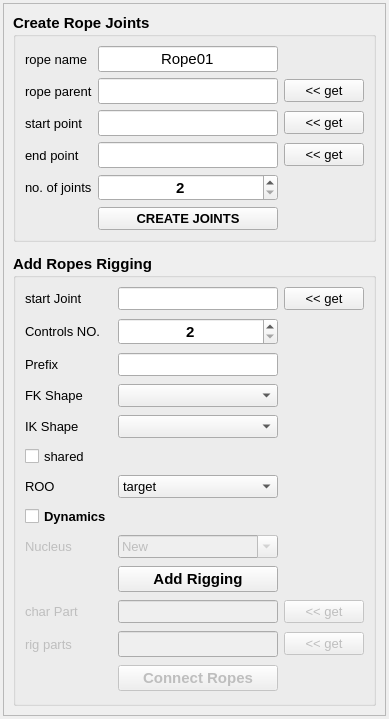
<?xml version="1.0" encoding="UTF-8"?>
<ui version="4.0">
 <class>MainWindow</class>
 <widget class="QMainWindow" name="MainWindow">
  <property name="enabled">
   <bool>true</bool>
  </property>
  <property name="geometry">
   <rect>
    <x>0</x>
    <y>0</y>
    <width>389</width>
    <height>692</height>
   </rect>
  </property>
  <property name="windowTitle">
   <string>ropeChainSetup v.01</string>
  </property>
  <widget class="QWidget" name="centralwidget">
   <layout class="QGridLayout" name="gridLayout_5">
    <property name="margin">
     <number>3</number>
    </property>
    <item row="0" column="0">
     <widget class="QFrame" name="frame">
      <property name="frameShape">
       <enum>QFrame::StyledPanel</enum>
      </property>
      <property name="frameShadow">
       <enum>QFrame::Sunken</enum>
      </property>
      <layout class="QGridLayout" name="gridLayout_4">
       <property name="verticalSpacing">
        <number>12</number>
       </property>
       <item row="0" column="0">
        <widget class="QGroupBox" name="groupBox">
         <property name="font">
          <font>
           <pointsize>11</pointsize>
           <weight>75</weight>
           <italic>false</italic>
           <bold>true</bold>
          </font>
         </property>
         <property name="title">
          <string>Create Rope Joints</string>
         </property>
         <layout class="QGridLayout" name="gridLayout_3">
          <item row="2" column="0">
           <widget class="QLabel" name="label_2">
            <property name="font">
             <font>
              <pointsize>10</pointsize>
              <weight>50</weight>
              <bold>false</bold>
             </font>
            </property>
            <property name="text">
             <string>start point</string>
            </property>
            <property name="alignment">
             <set>Qt::AlignLeading|Qt::AlignLeft|Qt::AlignVCenter</set>
            </property>
           </widget>
          </item>
          <item row="0" column="1">
           <widget class="QLineEdit" name="ropeNameTxt">
            <property name="font">
             <font>
              <weight>50</weight>
              <bold>false</bold>
             </font>
            </property>
            <property name="text">
             <string>Rope01</string>
            </property>
            <property name="alignment">
             <set>Qt::AlignCenter</set>
            </property>
           </widget>
          </item>
          <item row="1" column="0">
           <widget class="QLabel" name="label_5">
            <property name="font">
             <font>
              <pointsize>10</pointsize>
              <weight>50</weight>
              <bold>false</bold>
             </font>
            </property>
            <property name="text">
             <string>rope parent</string>
            </property>
            <property name="alignment">
             <set>Qt::AlignLeading|Qt::AlignLeft|Qt::AlignVCenter</set>
            </property>
           </widget>
          </item>
          <item row="3" column="2">
           <widget class="QPushButton" name="endPointGet">
            <property name="font">
             <font>
              <pointsize>10</pointsize>
              <weight>50</weight>
              <bold>false</bold>
             </font>
            </property>
            <property name="styleSheet">
             <string notr="true">selection-background-color: rgb(85, 85, 85);</string>
            </property>
            <property name="text">
             <string>&lt;&lt; get</string>
            </property>
           </widget>
          </item>
          <item row="2" column="2">
           <widget class="QPushButton" name="startPointGet">
            <property name="font">
             <font>
              <pointsize>10</pointsize>
              <weight>50</weight>
              <bold>false</bold>
             </font>
            </property>
            <property name="text">
             <string>&lt;&lt; get</string>
            </property>
           </widget>
          </item>
          <item row="2" column="1">
           <widget class="QLineEdit" name="startPointText">
            <property name="alignment">
             <set>Qt::AlignCenter</set>
            </property>
           </widget>
          </item>
          <item row="5" column="1">
           <widget class="QPushButton" name="createBTN">
            <property name="font">
             <font>
              <pointsize>10</pointsize>
              <weight>75</weight>
              <bold>true</bold>
             </font>
            </property>
            <property name="styleSheet">
             <string notr="true">
selection-background-color: rgb(53, 53, 53);</string>
            </property>
            <property name="text">
             <string>CREATE JOINTS</string>
            </property>
           </widget>
          </item>
          <item row="3" column="0">
           <widget class="QLabel" name="label_3">
            <property name="font">
             <font>
              <pointsize>10</pointsize>
              <weight>50</weight>
              <bold>false</bold>
             </font>
            </property>
            <property name="text">
             <string>end point</string>
            </property>
            <property name="alignment">
             <set>Qt::AlignLeading|Qt::AlignLeft|Qt::AlignVCenter</set>
            </property>
           </widget>
          </item>
          <item row="0" column="0">
           <widget class="QLabel" name="label">
            <property name="font">
             <font>
              <pointsize>10</pointsize>
              <weight>50</weight>
              <bold>false</bold>
             </font>
            </property>
            <property name="text">
             <string>rope name</string>
            </property>
            <property name="alignment">
             <set>Qt::AlignLeading|Qt::AlignLeft|Qt::AlignVCenter</set>
            </property>
           </widget>
          </item>
          <item row="1" column="2">
           <widget class="QPushButton" name="ropeParentGet">
            <property name="font">
             <font>
              <pointsize>10</pointsize>
              <weight>50</weight>
              <bold>false</bold>
             </font>
            </property>
            <property name="text">
             <string>&lt;&lt; get</string>
            </property>
           </widget>
          </item>
          <item row="4" column="1">
           <widget class="QSpinBox" name="noOfJoints">
            <property name="alignment">
             <set>Qt::AlignCenter</set>
            </property>
            <property name="suffix">
             <string/>
            </property>
            <property name="minimum">
             <number>2</number>
            </property>
            <property name="maximum">
             <number>511</number>
            </property>
           </widget>
          </item>
          <item row="3" column="1">
           <widget class="QLineEdit" name="endPointText">
            <property name="alignment">
             <set>Qt::AlignCenter</set>
            </property>
           </widget>
          </item>
          <item row="1" column="1">
           <widget class="QLineEdit" name="ropeParentText">
            <property name="text">
             <string/>
            </property>
            <property name="alignment">
             <set>Qt::AlignCenter</set>
            </property>
           </widget>
          </item>
          <item row="4" column="0">
           <widget class="QLabel" name="label_4">
            <property name="font">
             <font>
              <pointsize>10</pointsize>
              <weight>50</weight>
              <bold>false</bold>
             </font>
            </property>
            <property name="text">
             <string>no. of joints</string>
            </property>
            <property name="alignment">
             <set>Qt::AlignLeading|Qt::AlignLeft|Qt::AlignVCenter</set>
            </property>
           </widget>
          </item>
         </layout>
        </widget>
       </item>
       <item row="1" column="0">
        <widget class="QGroupBox" name="groupBox_2">
         <property name="enabled">
          <bool>true</bool>
         </property>
         <property name="font">
          <font>
           <pointsize>11</pointsize>
           <weight>75</weight>
           <bold>true</bold>
          </font>
         </property>
         <property name="title">
          <string>Add Ropes Rigging</string>
         </property>
         <layout class="QGridLayout" name="gridLayout">
          <property name="bottomMargin">
           <number>12</number>
          </property>
          <property name="verticalSpacing">
           <number>8</number>
          </property>
          <item row="12" column="1">
           <widget class="QPushButton" name="connectRopesBTN">
            <property name="enabled">
             <bool>false</bool>
            </property>
            <property name="font">
             <font>
              <pointsize>11</pointsize>
              <weight>75</weight>
              <bold>true</bold>
             </font>
            </property>
            <property name="text">
             <string>Connect Ropes</string>
            </property>
           </widget>
          </item>
          <item row="11" column="2">
           <widget class="QPushButton" name="rigPartsGet">
            <property name="enabled">
             <bool>false</bool>
            </property>
            <property name="font">
             <font>
              <pointsize>10</pointsize>
              <weight>50</weight>
              <bold>false</bold>
             </font>
            </property>
            <property name="text">
             <string>&lt;&lt; get</string>
            </property>
           </widget>
          </item>
          <item row="11" column="1">
           <widget class="QLineEdit" name="rigPartsTxt">
            <property name="enabled">
             <bool>false</bool>
            </property>
           </widget>
          </item>
          <item row="11" column="0">
           <widget class="QLabel" name="label_16">
            <property name="enabled">
             <bool>false</bool>
            </property>
            <property name="font">
             <font>
              <pointsize>10</pointsize>
              <weight>50</weight>
              <bold>false</bold>
             </font>
            </property>
            <property name="text">
             <string>rig parts</string>
            </property>
           </widget>
          </item>
          <item row="10" column="2">
           <widget class="QPushButton" name="charPartGet">
            <property name="enabled">
             <bool>false</bool>
            </property>
            <property name="font">
             <font>
              <pointsize>10</pointsize>
              <weight>50</weight>
              <bold>false</bold>
             </font>
            </property>
            <property name="text">
             <string>&lt;&lt; get</string>
            </property>
           </widget>
          </item>
          <item row="10" column="1">
           <widget class="QLineEdit" name="charPartTxt">
            <property name="enabled">
             <bool>false</bool>
            </property>
            <property name="font">
             <font>
              <pointsize>10</pointsize>
              <weight>50</weight>
              <bold>false</bold>
             </font>
            </property>
           </widget>
          </item>
          <item row="10" column="0">
           <widget class="QLabel" name="label_14">
            <property name="enabled">
             <bool>false</bool>
            </property>
            <property name="font">
             <font>
              <pointsize>10</pointsize>
              <weight>50</weight>
              <bold>false</bold>
             </font>
            </property>
            <property name="text">
             <string>char Part</string>
            </property>
           </widget>
          </item>
          <item row="9" column="1">
           <widget class="QPushButton" name="addRiggingBTN">
            <property name="font">
             <font>
              <pointsize>11</pointsize>
              <weight>75</weight>
              <bold>true</bold>
             </font>
            </property>
            <property name="text">
             <string>Add Rigging</string>
            </property>
           </widget>
          </item>
          <item row="8" column="0">
           <widget class="QLabel" name="label_10">
            <property name="enabled">
             <bool>false</bool>
            </property>
            <property name="font">
             <font>
              <pointsize>10</pointsize>
              <weight>50</weight>
              <bold>false</bold>
             </font>
            </property>
            <property name="text">
             <string>Nucleus</string>
            </property>
            <property name="alignment">
             <set>Qt::AlignLeading|Qt::AlignLeft|Qt::AlignVCenter</set>
            </property>
           </widget>
          </item>
          <item row="7" column="0">
           <widget class="QCheckBox" name="dynamicsCB">
            <property name="font">
             <font>
              <pointsize>10</pointsize>
              <weight>75</weight>
              <bold>true</bold>
             </font>
            </property>
            <property name="text">
             <string>Dynamics</string>
            </property>
            <property name="checkable">
             <bool>true</bool>
            </property>
            <property name="checked">
             <bool>false</bool>
            </property>
           </widget>
          </item>
          <item row="6" column="1">
           <widget class="QComboBox" name="rotationOrderCMB">
            <property name="font">
             <font>
              <pointsize>10</pointsize>
              <weight>50</weight>
              <bold>false</bold>
             </font>
            </property>
            <property name="currentIndex">
             <number>0</number>
            </property>
            <item>
             <property name="text">
              <string>target</string>
             </property>
            </item>
            <item>
             <property name="text">
              <string>xyz</string>
             </property>
            </item>
            <item>
             <property name="text">
              <string>yzx</string>
             </property>
            </item>
            <item>
             <property name="text">
              <string>zxy</string>
             </property>
            </item>
            <item>
             <property name="text">
              <string>xzy</string>
             </property>
            </item>
            <item>
             <property name="text">
              <string>yxz</string>
             </property>
            </item>
            <item>
             <property name="text">
              <string>zyx</string>
             </property>
            </item>
           </widget>
          </item>
          <item row="6" column="0">
           <widget class="QLabel" name="rotationOrderLabel">
            <property name="font">
             <font>
              <pointsize>10</pointsize>
              <weight>50</weight>
              <bold>false</bold>
             </font>
            </property>
            <property name="text">
             <string>ROO</string>
            </property>
           </widget>
          </item>
          <item row="5" column="0">
           <widget class="QCheckBox" name="sharedCB">
            <property name="font">
             <font>
              <pointsize>10</pointsize>
              <weight>50</weight>
              <bold>false</bold>
             </font>
            </property>
            <property name="text">
             <string>shared</string>
            </property>
           </widget>
          </item>
          <item row="4" column="1">
           <widget class="QComboBox" name="ikShapeCMB">
            <property name="font">
             <font>
              <pointsize>10</pointsize>
              <weight>50</weight>
              <bold>false</bold>
             </font>
            </property>
            <property name="currentIndex">
             <number>-1</number>
            </property>
           </widget>
          </item>
          <item row="4" column="0">
           <widget class="QLabel" name="label_9">
            <property name="font">
             <font>
              <pointsize>10</pointsize>
              <weight>50</weight>
              <bold>false</bold>
             </font>
            </property>
            <property name="text">
             <string>IK Shape</string>
            </property>
           </widget>
          </item>
          <item row="3" column="1">
           <widget class="QComboBox" name="fkShapeCMB">
            <property name="font">
             <font>
              <pointsize>10</pointsize>
              <weight>50</weight>
              <bold>false</bold>
             </font>
            </property>
            <property name="currentIndex">
             <number>-1</number>
            </property>
           </widget>
          </item>
          <item row="3" column="0">
           <widget class="QLabel" name="label_8">
            <property name="font">
             <font>
              <pointsize>10</pointsize>
              <weight>50</weight>
              <bold>false</bold>
             </font>
            </property>
            <property name="text">
             <string>FK Shape</string>
            </property>
           </widget>
          </item>
          <item row="2" column="1">
           <widget class="QLineEdit" name="prefixTxt">
            <property name="font">
             <font>
              <pointsize>10</pointsize>
              <weight>50</weight>
              <bold>false</bold>
             </font>
            </property>
            <property name="text">
             <string/>
            </property>
            <property name="alignment">
             <set>Qt::AlignCenter</set>
            </property>
           </widget>
          </item>
          <item row="1" column="1">
           <widget class="QSpinBox" name="noOfControls">
            <property name="alignment">
             <set>Qt::AlignCenter</set>
            </property>
            <property name="minimum">
             <number>2</number>
            </property>
           </widget>
          </item>
          <item row="2" column="0">
           <widget class="QLabel" name="label_11">
            <property name="font">
             <font>
              <pointsize>10</pointsize>
              <weight>50</weight>
              <bold>false</bold>
             </font>
            </property>
            <property name="text">
             <string>Prefix</string>
            </property>
           </widget>
          </item>
          <item row="1" column="0">
           <widget class="QLabel" name="label_7">
            <property name="font">
             <font>
              <pointsize>10</pointsize>
              <weight>50</weight>
              <bold>false</bold>
             </font>
            </property>
            <property name="text">
             <string>Controls NO.</string>
            </property>
           </widget>
          </item>
          <item row="0" column="1">
           <widget class="QLineEdit" name="startJointTxt">
            <property name="font">
             <font>
              <pointsize>10</pointsize>
              <weight>50</weight>
              <bold>false</bold>
             </font>
            </property>
            <property name="text">
             <string/>
            </property>
            <property name="alignment">
             <set>Qt::AlignCenter</set>
            </property>
           </widget>
          </item>
          <item row="0" column="2">
           <widget class="QPushButton" name="startJointGet">
            <property name="font">
             <font>
              <pointsize>10</pointsize>
              <weight>50</weight>
              <bold>false</bold>
             </font>
            </property>
            <property name="text">
             <string>&lt;&lt; get</string>
            </property>
           </widget>
          </item>
          <item row="0" column="0">
           <widget class="QLabel" name="label_6">
            <property name="font">
             <font>
              <pointsize>10</pointsize>
              <weight>50</weight>
              <bold>false</bold>
             </font>
            </property>
            <property name="text">
             <string>start Joint</string>
            </property>
           </widget>
          </item>
          <item row="8" column="1">
           <widget class="QComboBox" name="NucleusCMB">
            <property name="enabled">
             <bool>false</bool>
            </property>
            <property name="font">
             <font>
              <pointsize>10</pointsize>
              <weight>50</weight>
              <bold>false</bold>
             </font>
            </property>
            <property name="editable">
             <bool>true</bool>
            </property>
            <property name="maxVisibleItems">
             <number>10</number>
            </property>
            <property name="sizeAdjustPolicy">
             <enum>QComboBox::AdjustToContentsOnFirstShow</enum>
            </property>
            <property name="duplicatesEnabled">
             <bool>false</bool>
            </property>
            <property name="frame">
             <bool>true</bool>
            </property>
            <item>
             <property name="text">
              <string>New</string>
             </property>
            </item>
           </widget>
          </item>
         </layout>
         <zorder>connectRopesBTN</zorder>
         <zorder>rigPartsGet</zorder>
         <zorder>rigPartsTxt</zorder>
         <zorder>label_16</zorder>
         <zorder>charPartGet</zorder>
         <zorder>charPartTxt</zorder>
         <zorder>label_14</zorder>
         <zorder>label_10</zorder>
         <zorder>label_11</zorder>
         <zorder>noOfControls</zorder>
         <zorder>label_7</zorder>
         <zorder>fkShapeCMB</zorder>
         <zorder>prefixTxt</zorder>
         <zorder>dynamicsCB</zorder>
         <zorder>ikShapeCMB</zorder>
         <zorder>startJointTxt</zorder>
         <zorder>label_6</zorder>
         <zorder>startJointGet</zorder>
         <zorder>label_9</zorder>
         <zorder>NucleusCMB</zorder>
         <zorder>label_8</zorder>
         <zorder>sharedCB</zorder>
         <zorder>rotationOrderCMB</zorder>
         <zorder>rotationOrderLabel</zorder>
         <zorder>addRiggingBTN</zorder>
        </widget>
       </item>
      </layout>
     </widget>
    </item>
   </layout>
  </widget>
 </widget>
 <resources/>
 <connections>
  <connection>
   <sender>dynamicsCB</sender>
   <signal>toggled(bool)</signal>
   <receiver>NucleusCMB</receiver>
   <slot>setEnabled(bool)</slot>
   <hints>
    <hint type="sourcelabel">
     <x>64</x>
     <y>491</y>
    </hint>
    <hint type="destinationlabel">
     <x>198</x>
     <y>521</y>
    </hint>
   </hints>
  </connection>
  <connection>
   <sender>dynamicsCB</sender>
   <signal>clicked(bool)</signal>
   <receiver>label_10</receiver>
   <slot>setEnabled(bool)</slot>
   <hints>
    <hint type="sourcelabel">
     <x>64</x>
     <y>491</y>
    </hint>
    <hint type="destinationlabel">
     <x>64</x>
     <y>521</y>
    </hint>
   </hints>
  </connection>
 </connections>
</ui>
